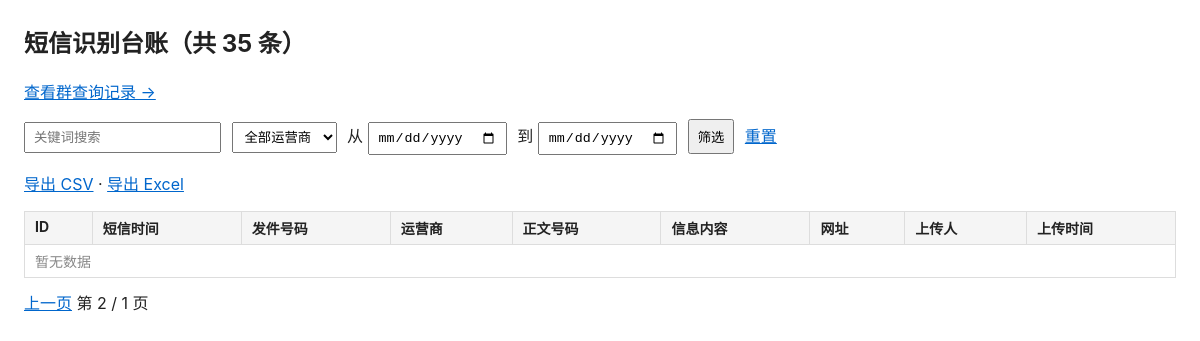
Before: /?q=&operator=&frm=&to=&page=2 with the older database file.
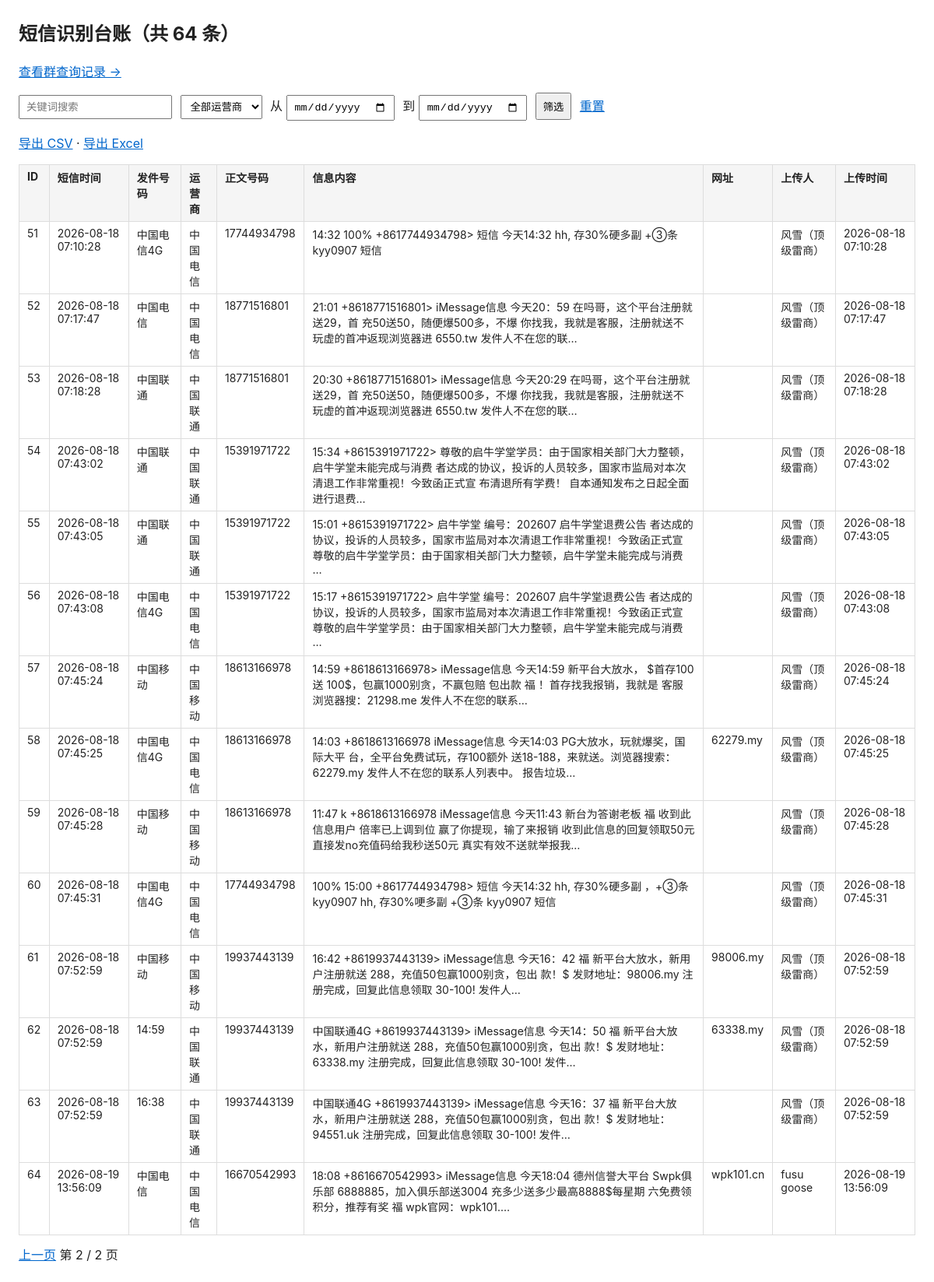
After: the same page with the newer database file.
### tables this page shows
CREATE TABLE messages (
    id            INTEGER PRIMARY KEY AUTOINCREMENT,
    sender_number TEXT,
    operator      TEXT,
    phone_in_body TEXT,
    content       TEXT,
    urls          TEXT,
    msg_time      TEXT,
    ocr_confidence REAL,
    raw_ocr       TEXT,
    image_path    TEXT,
    user_id       INTEGER,
    user_name     TEXT,
    created_at    TEXT
);

### web.py (the view)
@app.get("/", response_class=HTMLResponse)
async def index(request: Request, q: str = "", operator: str = "", frm: str = "", to: str = "", page: int = 1):
    page = max(1, page)
    to_full = _to_full(to)
    rows = await db.query(q=q, operator=operator, time_from=frm, time_to=to_full,
                          limit=PER_PAGE, offset=(page - 1) * PER_PAGE)
    total = await db.count(q=q, operator=operator, time_from=frm, time_to=to_full)
    pages = max(1, (total + PER_PAGE - 1) // PER_PAGE)
    return templates.TemplateResponse(request, "index.html", {
        "rows": rows, "total": total, "page": page, "pages": pages,
        "q": q, "operator": operator, "frm": frm, "to": to, "operators": OPERATORS,
    })

### templates/index.html (shortened to what this page needs)
<!doctype html>
<html lang="zh-CN">
<head>
</head>
<body>
<h2>短信识别台账（共 {{ total }} 条）</h2>
<p><a href="/group-queries">查看群查询记录 →</a></p>
<form method="get" action="/">
  <input type="text" name="q" placeholder="关键词搜索" value="{{ q }}">
  <select name="operator">
    <option value="">全部运营商</option>
  </select>
  从 <input type="date" name="frm" value="{{ frm }}">
  到 <input type="date" name="to" value="{{ to }}">
  <button type="submit">筛选</button>
  <a href="/">重置</a>
</form>
<p>
  <a href="/export?fmt=csv&q={{ q }}&operator={{ operator }}&frm={{ frm }}&to={{ to }}">导出 CSV</a>
  ·
  <a href="/export?fmt=xlsx&q={{ q }}&operator={{ operator }}&frm={{ frm }}&to={{ to }}">导出 Excel</a>
</p>
<table>
  <thead>
    <tr>
      <th>ID</th><th>短信时间</th><th>发件号码</th><th>运营商</th><th>正文号码</th><th>信息内容</th><th>网址</th><th>上传人</th><th>上传时间</th>
    </tr>
  </thead>
  <tbody>
  {% for r in rows %}
    <tr>
      <td>{{ r.id }}</td>
      <td>{{ r.msg_time or r.created_at }}</td>
      <td>{{ r.sender_number or "" }}</td>
      <td>{{ r.operator or "" }}</td>
      <td>{{ r.phone_in_body or "" }}</td>
      <td>{{ (r.content or "")[:120] }}{% if r.content and r.content|length > 120 %}…{% endif %}</td>
      <td>{{ r.urls or "" }}</td>
      <td>{{ r.user_name or "" }}</td>
      <td>{{ r.created_at or "" }}</td>
    </tr>
  {% else %}
    <tr><td colspan="9" class="muted">暂无数据</td></tr>
  {% endfor %}
  </tbody>
</table>
<div class="pager">
  {% if page > 1 %}<a href="?q={{ q }}&operator={{ operator }}&frm={{ frm }}&to={{ to }}&page={{ page-1 }}">上一页</a>{% endif %}
  第 {{ page }} / {{ pages }} 页
</div>
</body>
</html>

### templates/index.html (style rules this page uses)
body { font-family: -apple-system, "Segoe UI", "Microsoft YaHei", sans-serif; margin: 24px; color: #222; }
table { border-collapse: collapse; width: 100%; font-size: 14px; }
th, td { border: 1px solid #ddd; padding: 6px 10px; text-align: left; vertical-align: top; }
th { background: #f5f5f5; }
form { margin-bottom: 16px; }
input, select, button { padding: 6px 8px; margin-right: 6px; }
a { color: #06c; }
.pager { margin-top: 12px; }

Changed rows visible on the page:
added messages: id "51", msg_time+created_at "2026-08-18 07:10:28", sender_number "中国电信4G", operator "中国电信", phone_in_body "17744934798", content "14:32 100% +8617744934798> 短信 今天14:32 hh, 存30%硬多副 +③条 kyy0907 短信", user_name "风雪（顶级雷商）", created_at "2026-08-18 07:10:28"
added messages: id "52", msg_time+created_at "2026-08-18 07:17:47", sender_number "中国电信", operator "中国电信", phone_in_body "18771516801", content "21:01 +8618771516801> iMessage信息 今天20：59 在吗哥，这个平台注册就送29，首 充50送50，随便爆500多，不爆 你找我，我就是客服，注册就送不 玩虚的首冲返现浏览器进 6550.tw 发件人不在您的联", user_name "风雪（顶级雷商）", created_at "2026-08-18 07:17:47"
added messages: id "53", msg_time+created_at "2026-08-18 07:18:28", sender_number "中国联通", operator "中国联通", phone_in_body "18771516801", content "20:30 +8618771516801> iMessage信息 今天20:29 在吗哥，这个平台注册就送29，首 充50送50，随便爆500多，不爆 你找我，我就是客服，注册就送不 玩虚的首冲返现浏览器进 6550.tw 发件人不在您的联", user_name "风雪（顶级雷商）", created_at "2026-08-18 07:18:28"
added messages: id "54", msg_time+created_at "2026-08-18 07:43:02", sender_number "中国联通", operator "中国联通", phone_in_body "15391971722", content "15:34 +8615391971722> 尊敬的启牛学堂学员：由于国家相关部门大力整顿，启牛学堂未能完成与消费 者达成的协议，投诉的人员较多，国家市监局对本次清退工作非常重视！今致函正式宣 布清退所有学费！ 自本通知发布之日起全面进行退费", user_name "风雪（顶级雷商）", created_at "2026-08-18 07:43:02"
added messages: id "55", msg_time+created_at "2026-08-18 07:43:05", sender_number "中国联通", operator "中国联通", phone_in_body "15391971722", content "15:01 +8615391971722> 启牛学堂 编号：202607 启牛学堂退费公告 者达成的协议，投诉的人员较多，国家市监局对本次清退工作非常重视！今致函正式宣 尊敬的启牛学堂学员：由于国家相关部门大力整顿，启牛学堂未能完成与消费", user_name "风雪（顶级雷商）", created_at "2026-08-18 07:43:05"
added messages: id "56", msg_time+created_at "2026-08-18 07:43:08", sender_number "中国电信4G", operator "中国电信", phone_in_body "15391971722", content "15:17 +8615391971722> 启牛学堂 编号：202607 启牛学堂退费公告 者达成的协议，投诉的人员较多，国家市监局对本次清退工作非常重视！今致函正式宣 尊敬的启牛学堂学员：由于国家相关部门大力整顿，启牛学堂未能完成与消费", user_name "风雪（顶级雷商）", created_at "2026-08-18 07:43:08"
added messages: id "57", msg_time+created_at "2026-08-18 07:45:24", sender_number "中国移动", operator "中国移动", phone_in_body "18613166978", content "14:59 +8618613166978> iMessage信息 今天14:59 新平台大放水， $首存100送 100$，包赢1000别贪，不赢包赔 包出款 福 ！首存找我报销，我就是 客服 浏览器搜：21298.me 发件人不在您的联系", user_name "风雪（顶级雷商）", created_at "2026-08-18 07:45:24"
added messages: id "58", msg_time+created_at "2026-08-18 07:45:25", sender_number "中国电信4G", operator "中国电信", phone_in_body "18613166978", content "14:03 +8618613166978 iMessage信息 今天14:03 PG大放水，玩就爆奖，国际大平 台，全平台免费试玩，存100额外 送18-188，来就送。浏览器搜索： 62279.my 发件人不在您的联系人列表中。 报告垃圾", urls "62279.my", user_name "风雪（顶级雷商）", created_at "2026-08-18 07:45:25"
added messages: id "59", msg_time+created_at "2026-08-18 07:45:28", sender_number "中国移动", operator "中国移动", phone_in_body "18613166978", content "11:47 k +8618613166978 iMessage信息 今天11:43 新台为答谢老板 福 收到此信息用户 倍率已上调到位 赢了你提现，输了来报销 收到此信息的回复领取50元 直接发no充值码给我秒送50元 真实有效不送就举报我", user_name "风雪（顶级雷商）", created_at "2026-08-18 07:45:28"
added messages: id "60", msg_time+created_at "2026-08-18 07:45:31", sender_number "中国电信4G", operator "中国电信", phone_in_body "17744934798", content "100% 15:00 +8617744934798> 短信 今天14:32 hh, 存30%硬多副 ，+③条 kyy0907 hh, 存30%哽多副 +③条 kyy0907 短信", user_name "风雪（顶级雷商）", created_at "2026-08-18 07:45:31"
added messages: id "61", msg_time+created_at "2026-08-18 07:52:59", sender_number "中国移动", operator "中国移动", phone_in_body "19937443139", content "16:42 +8619937443139> iMessage信息 今天16：42 福 新平台大放水，新用户注册就送 288，充值50包赢1000别贪，包出 款！$ 发财地址：98006.my 注册完成，回复此信息领取 30-100! 发件人", urls "98006.my", user_name "风雪（顶级雷商）", created_at "2026-08-18 07:52:59"
added messages: id "62", msg_time+created_at "2026-08-18 07:52:59", sender_number "14:59", operator "中国联通", phone_in_body "19937443139", content "中国联通4G +8619937443139> iMessage信息 今天14：50 福 新平台大放水，新用户注册就送 288，充值50包赢1000别贪，包出 款！$ 发财地址：63338.my 注册完成，回复此信息领取 30-100! 发件", urls "63338.my", user_name "风雪（顶级雷商）", created_at "2026-08-18 07:52:59"
added messages: id "63", msg_time+created_at "2026-08-18 07:52:59", sender_number "16:38", operator "中国联通", phone_in_body "19937443139", content "中国联通4G +8619937443139> iMessage信息 今天16：37 福 新平台大放水，新用户注册就送 288，充值50包赢1000别贪，包出 款！$ 发财地址：94551.uk 注册完成，回复此信息领取 30-100! 发件", user_name "风雪（顶级雷商）", created_at "2026-08-18 07:52:59"
added messages: id "64", msg_time+created_at "2026-08-19 13:56:09", sender_number "中国电信", operator "中国电信", phone_in_body "16670542993", content "18:08 +8616670542993> iMessage信息 今天18:04 德州信誉大平台 Swpk俱乐部 6888885，加入俱乐部送3004 充多少送多少最高8888$每星期 六免费领积分，推荐有奖 福 wpk官网：wpk101.", urls "wpk101.cn", user_name "fusu goose", created_at "2026-08-19 13:56:09"
Other visible differences:
{{ total }}: "35" → "64"
{{ pages }}: "1" → "2"
text no longer shown: "暂无数据"
